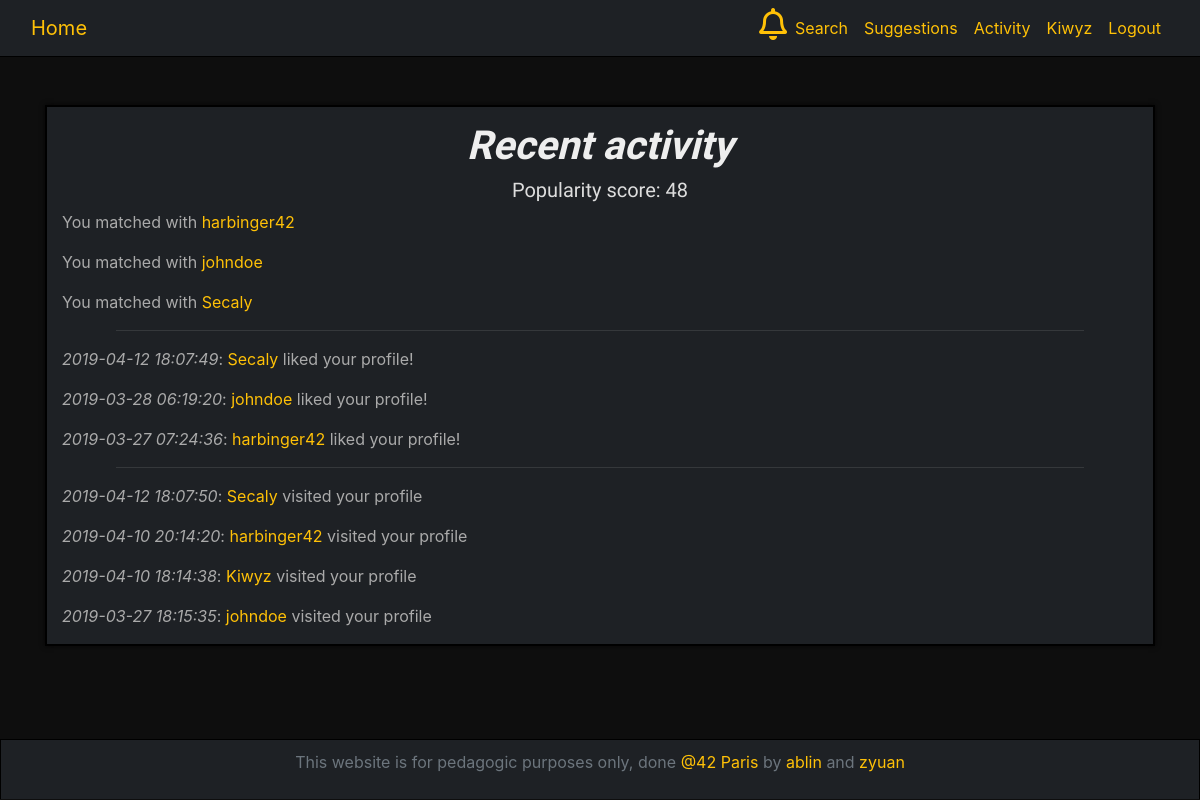
Before: /activity.php (signed in) with the older database file.
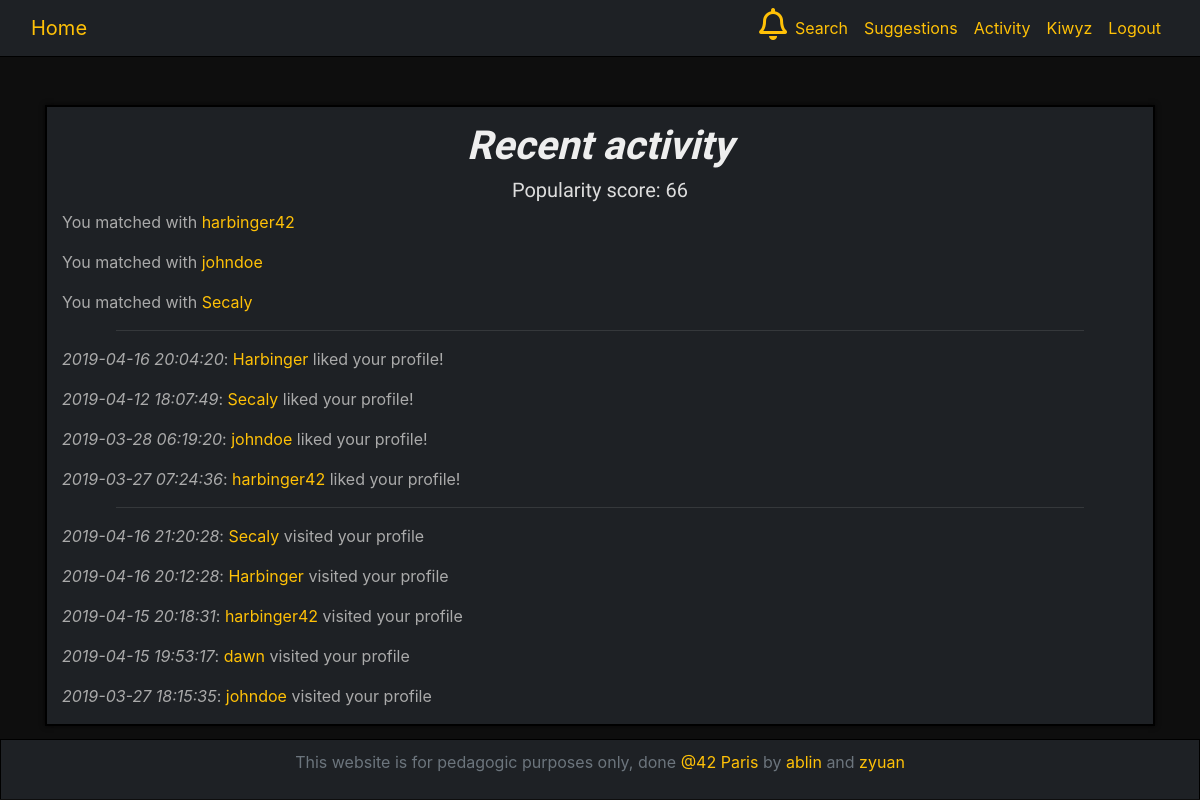
After: the same page with the newer database file.
### tables this page shows
CREATE TABLE `vote` (
  `id` int(11) NOT NULL,
  `id_voter` int(11) NOT NULL,
  `id_voted` int(11) NOT NULL,
  `type` tinyint(1) NOT NULL,
  `date` datetime DEFAULT NULL
);

CREATE TABLE `user` (
  `id` int(11) NOT NULL,
  `username` varchar(30) NOT NULL,
  `password` varchar(255) NOT NULL,
  `email` varchar(255) NOT NULL,
  `mail_token` varchar(128) DEFAULT NULL,
  `confirmed_token` datetime DEFAULT NULL,
  `password_token` varchar(128) DEFAULT NULL
);

CREATE TABLE `visit` (
  `id` int(11) NOT NULL,
  `id_visitor` int(11) NOT NULL,
  `id_visited` int(11) NOT NULL,
  `date` datetime NOT NULL
);

### class/autoloader.php (called while the page is built, shortened)
<?php
class autoloader
{
    static function autoload($class_name)
    {
        if (strpos($class_name, __NAMESPACE__ . '\\') == 0)
        {
            $class_name = str_replace(__NAMESPACE__ . '\\', '', $class_name);
        }
    }
}

### class/database.php (called while the page is built, shortened)
<?php
class database
{
    private $db_user;
    private $db_pass;
    private $dsn;
    private $pdo;
    private static $_instance;
    public function __construct($db_name, $db_host = "localhost", $db_user = "root", $db_pass = "root42")
    {
        $this->db_user = $db_user;
        $this->db_pass = $db_pass;
        $this->dsn = "mysql:dbname={$db_name};host={$db_host}";
    }
    public static function getInstance($db_name)
    {
        if (is_null(self::$_instance))
            self::$_instance = new database($db_name);
        return self::$_instance;
    }
    private function getPDO()
    {
        if ($this->pdo === null)
        {
            $pdo = new PDO($this->dsn, $this->db_user, $this->db_pass);
            $pdo->setAttribute(PDO::ATTR_ERRMODE, PDO::ERRMODE_EXCEPTION);
            $this->pdo = $pdo;
        }
        return $this->pdo;
    }
    public function prepare($statement, $attributes, $one = false, $class_name = null)
    {
        $req = $this->getPDO()->prepare($statement);
        $req->execute($attributes);
        if (strpos($statement, "SELECT") !== false)
        {
            if ($class_name === null)
                $req->setFetchMode(PDO::FETCH_OBJ);
            else
                $req->setFetchMode(PDO::FETCH_CLASS, $class_name);
            if ($one)
                $data = $req->fetch();
            else
                $data = $req->fetchAll();
            return $data;
        }
    }
}

### utils/fetch_activity.php (called while the page is built, shortened)
<?php
$db = database::getInstance('matcha');
if ($_SESSION['id'])
{
    $score = 0;
    $id = secure_input($_SESSION['id']);
    $visits = $db->prepare("SELECT * FROM `visit` RIGHT JOIN `user` ON visit.id_visitor = user.id WHERE `id_visited` = :user_id ORDER BY `date` DESC", array("user_id" => $id));
    $likes = $db->prepare("SELECT * FROM `vote` RIGHT JOIN `user` ON vote.id_voter = user.id WHERE `id_voted` = :voted AND `type` = 1 ORDER BY `date` DESC", array("voted" => $id));
    $req = $db->prepare("SELECT * FROM `vote` RIGHT JOIN `user` ON vote.id_voter = user.id WHERE `id_voted` = :voted AND `type` = 1", array("voted" => $id));
    if ($req)
        foreach ($req as $item)
        {
            $attributes['voter'] = $id;
            $attributes['voted'] = $item->id_voter;
            $matching = $db->prepare("SELECT * FROM `vote` WHERE `id_voter` = :voter AND `id_voted` = :voted AND `type` = 1", $attributes);
            if ($matching) {
                $matching['username'] = $item->username;
                $matched[] = $matching;
            }
        }
    $req = $db->prepare("SELECT SUM(`type`) as sum, COUNT(*) as total FROM `vote` WHERE `id_voted` = :voted", array("voted" => $id));
    if ($req) {
        $sum = $req[0]->sum;
        $nbvote = $req[0]->total;
        $score = $sum * $nbvote;
    }
    $req = $db->prepare("SELECT COUNT(*) AS nbvisit FROM `visit` WHERE `id_visited` = :user_id", array("user_id" => $id), true);
    if ($req)
        $score += ($req->nbvisit * $nbvote);
}

### utils/functions.php (called while the page is built, shortened)
<?php
function secure_input($data)
{
    $data = trim($data);
    $data = stripslashes($data);
    $data = htmlspecialchars($data);
    return $data;
}

### activity.php (the view, shortened to what this page needs)
<!DOCTYPE html>
<html lang="en">
<head>
    <link rel="stylesheet" href="style/bootstrap.css">
    <link rel="stylesheet" href="style/style.css">
    <link rel="stylesheet" href="https://use.fontawesome.com/releases/v5.8.1/css/all.css">
</head>
<body>
<?php
require_once("includes/header.php");
require_once("utils/fetch_activity.php");
?>
<div class="container mt-5 small-page-wrapper">
    <div class="wrapper col-12">
        <h1>Recent activity</h1>
        <h5>Popularity score: <?= $score ?></h5>
        <?php
            foreach ($matched as $user) {
                echo "<p>You matched with <a href='/Matcha/profile?u=".$user['username']."'>".$user['username']."</a></p>";
            }
            echo "<hr />";
            foreach ($likes as $like) {
                echo "<p><i>".$like->date."</i>: <a href='/Matcha/profile?u=".$like->username."'>";
                echo "".$like->username."</a> liked your profile!</p>";
            }
            echo "<hr />";
            foreach ($visits as $visit) {
                echo "<p><i>".$visit->date."</i>: <a href='/Matcha/profile?u=".$visit->username."'>";
                echo "".$visit->username."</a> visited your profile</p>";
            }
        ?>
    </div>
</div>
<?php require_once("includes/footer.php");?>
</body>
</html>

Changed rows visible on the page:
removed visit: date "2019-04-10 18:14:38", user.username "Kiwyz"
now on this page (row edited): vote: date "2019-04-16 20:04:20", user.username "Harbinger"
changed visit "Secaly": date "2019-04-12 18:07:50" → "2019-04-16 21:20:28"
added visit: date "2019-04-16 20:12:28", user.username "Harbinger"
changed visit "harbinger42": date "2019-04-10 20:14:20" → "2019-04-15 20:18:31"
added visit: date "2019-04-15 19:53:17", user.username "dawn"
Other visible differences:
$score: "48" → "66"
